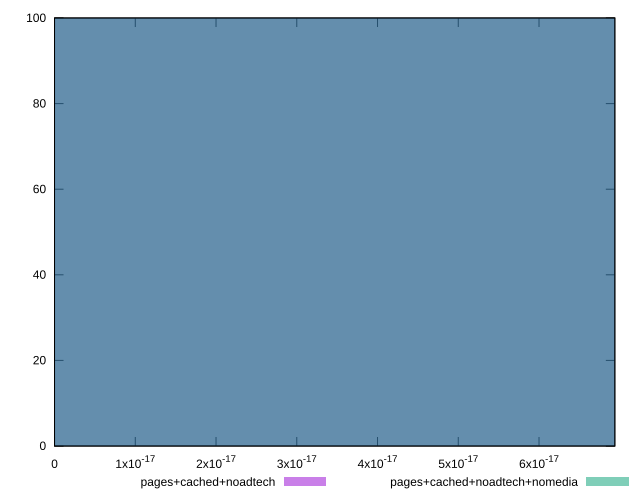

Generate this figure with gnuplot:
reset

$pagesCachedNoadtech <<EOF
0 100
EOF

$pagesCachedNoadtechNomedia <<EOF
0 100
EOF

set key outside below
set boxwidth 1e-12
set xrange [0:6.938893903907228e-17]
set yrange [0:100]
set trange [0:100]
set style fill transparent solid 0.5 noborder
set terminal svg size 640, 500 enhanced background rgb 'white'
set output "report_00015_2021-02-09T16-11-33.973Z/meta/score-difference/comparison/histogram/2_vs_3.svg"

plot $pagesCachedNoadtech title "pages+cached+noadtech" with boxes, \
     $pagesCachedNoadtechNomedia title "pages+cached+noadtech+nomedia" with boxes

reset
